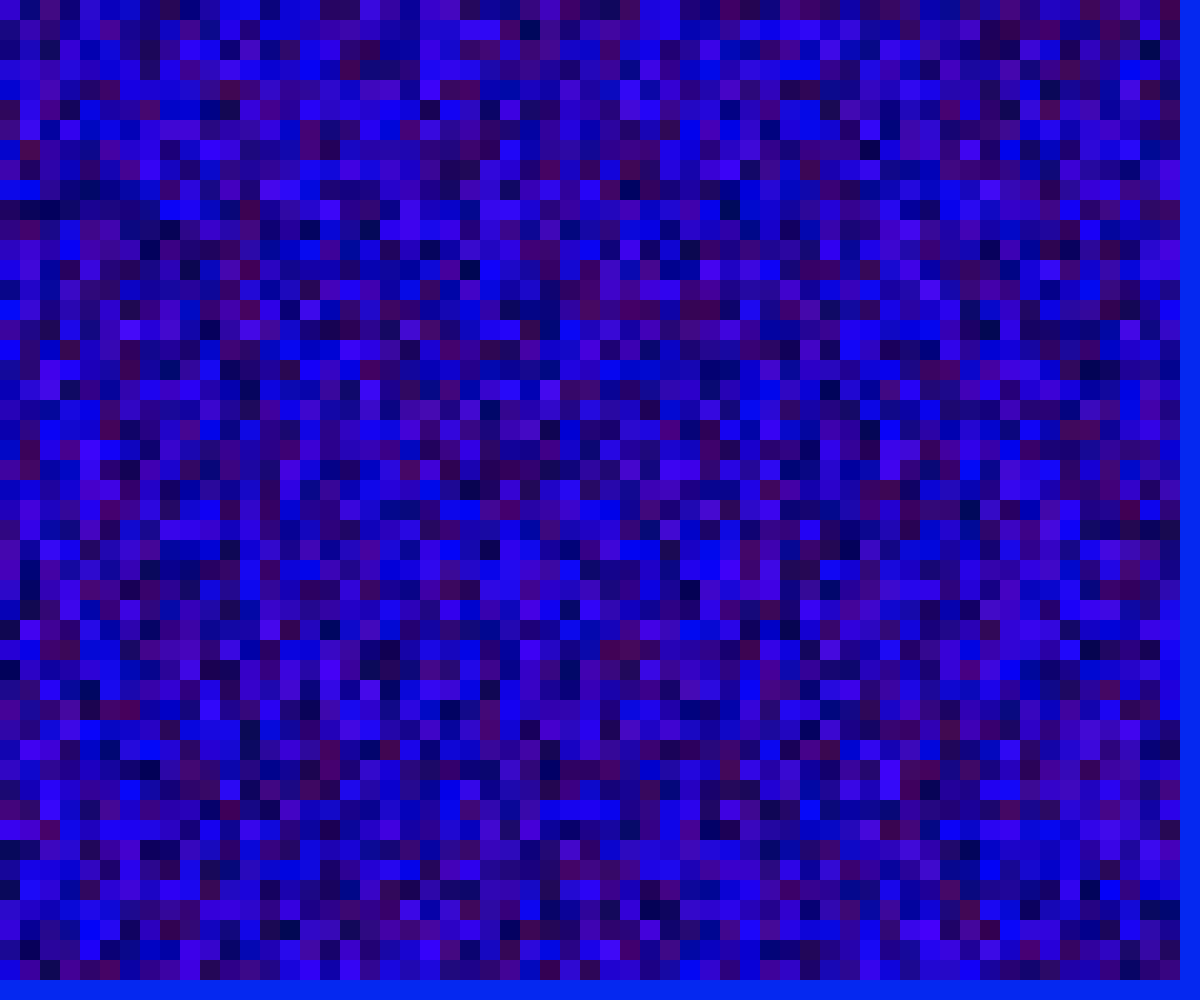
Frame 1 (no input)
Frame 60 (no input): identical to frame 1, image omitted
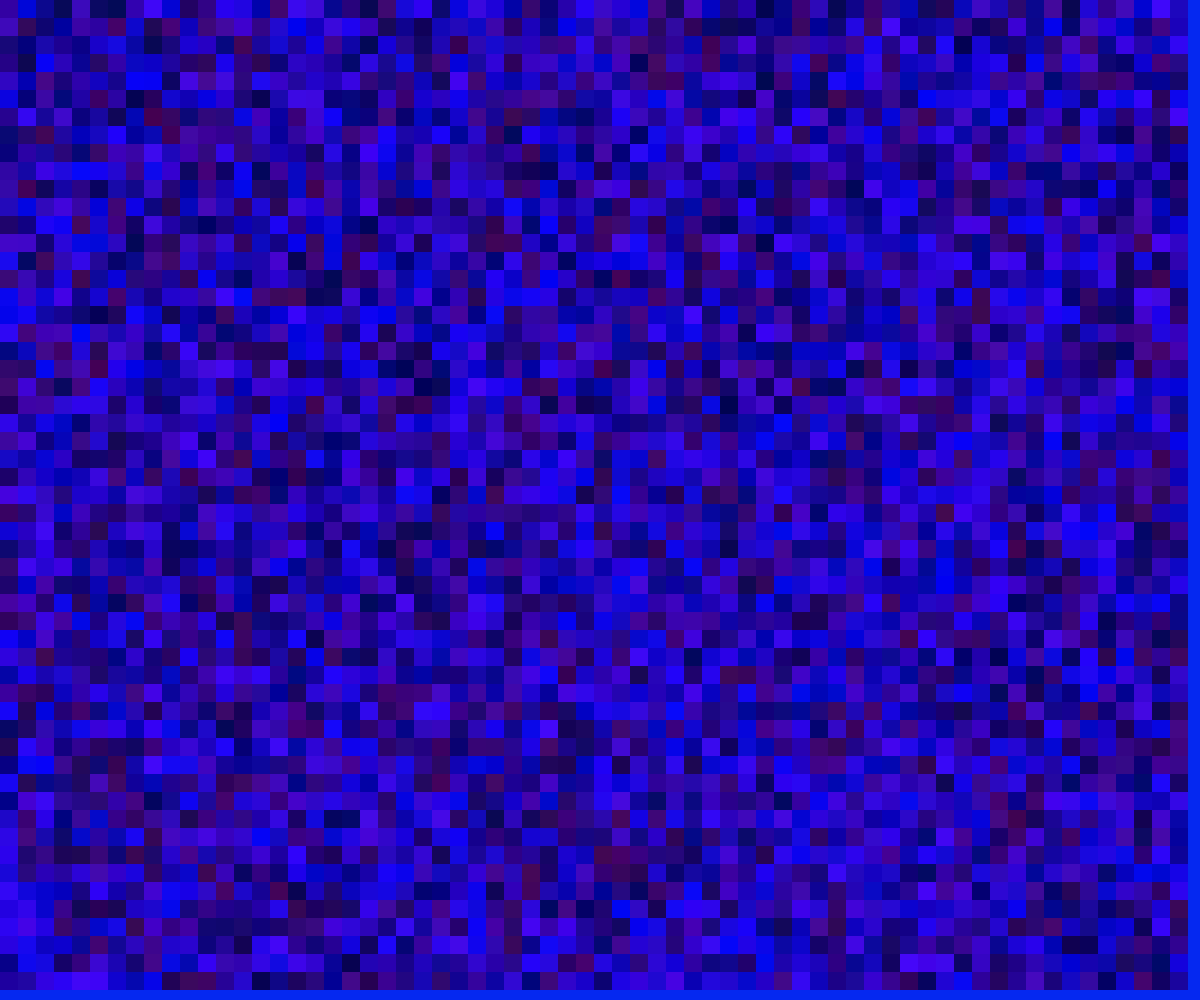
Frame 120 (the mouse pressed at the canvas centre since frame 60)

The p5.js sketch that drew these frames (run headless with seeded random() and noise() and a simulated clock; from frame 60 on, the mouse is pressed at the canvas centre):

// p5.js sketch
// ── sketch.js
// Multi_Colored Grid
// Jordan Cho
// 2/28/2020
//
// Extra for Experts:
// - Color Palette and No Falling squares
let gridSpace = 20;

function setup() {
  createCanvas(windowWidth, windowHeight);
  drawGrid();
}

function draw() {
}
function mousePressed() {
  if (gridSpace > 2) {
    if (mouseButton === LEFT) {
      gridSpace -= 2;
      drawGrid();
    }
  }
}

//keyboard
function keyPressed(){
  if(keyCode !== SHIFT){
    gridSpace = 20;
    drawGrid();
  }
  if(keyCode === SHIFT){
    gridSpace += 2;
    drawGrid();
  }
}

//Draws grid
function drawGrid() {
  rectMode(CENTER);
  noStroke();
  //stroke(random(50), random(50), random(80,250));
  background(5, 40, 240);
  for (let x = gridSpace / 2; x < width-gridSpace/2 ; x += gridSpace) {
    for (let y = gridSpace / 2; y < height-gridSpace/2; y += gridSpace) {
      fill(random(70), random(10), random(80,250));
      rect(x, y, gridSpace, gridSpace);
    }
  }
}    
